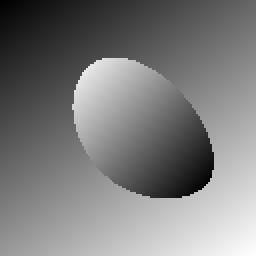
%> input picture data/image/simulation/Degrade.png, 128 x 128 px (shown 2 times larger)
$ octave NoiseGen.m   (GNU Octave 9; MATLAB toolbox functions it lacks are replaced by stand-ins)
%> lines starting %> are read from the running program, lines starting %| are printed output that depends on the picture
clc
clear
close all

fname = 'Degrade.png';

i = imread(strcat('..\simulation\',fname));
%> i is the input picture: size 128x128 uint8; min 0, max 255, mean 124

for noise_std = 0.01:0.05:0.31
    noisy_i = imnoise(i,'gaussian',0,noise_std);
    imwrite(noisy_i,strcat(fname,'_gaussian_',num2str(noise_std),'.tif'));
end
%> this loop made 7 passes
%> pass 1, `noisy_i = imnoise(i,'gaussian',0,noise_std);`:
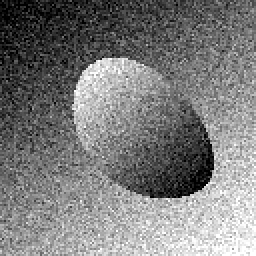
%> noisy_i: size 128x128 uint8 (shown 2 times larger); min 0, max 255, mean 123.9
%> pass 2, `noisy_i = imnoise(i,'gaussian',0,noise_std);`:
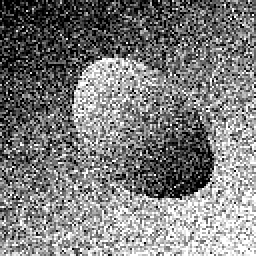
%> noisy_i: size 128x128 uint8 (shown 2 times larger); min 0, max 255, mean 124.6
%> pass 3, `noisy_i = imnoise(i,'gaussian',0,noise_std);`:
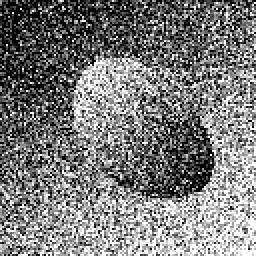
%> noisy_i: size 128x128 uint8 (shown 2 times larger); min 0, max 255, mean 123.2
subplot(1,2,1); imshow(i);
subplot(1,2,2); imshow(noisy_i);
%> after `imshow(noisy_i)`:
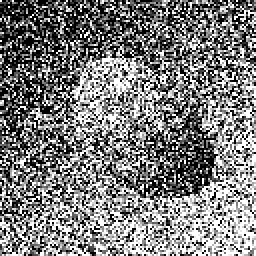
%> displayed picture: size 128x128, on the screen's scale of 0 to 255 (shown 2 times larger); min 0, max 255, mean 125.7

for noise_density = 0.01:0.05:0.31
    noisy_i = imnoise(i,'salt & pepper',noise_density);
    imwrite(noisy_i,strcat(fname,'salt & pepper',num2str(noise_density),'.tif'));
end
%> this loop made 7 passes
%> pass 2, `noisy_i = imnoise(i,'salt & pepper',noise_density);`:
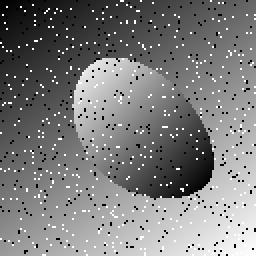
%> noisy_i: size 128x128 uint8 (shown 2 times larger); min 0, max 255, mean 124.2
%> pass 3, `noisy_i = imnoise(i,'salt & pepper',noise_density);`:
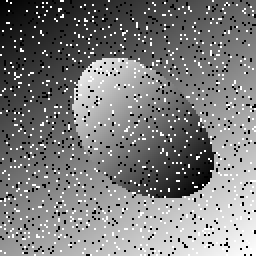
%> noisy_i: size 128x128 uint8 (shown 2 times larger); min 0, max 255, mean 124.4

% subplot(1,2,1); imshow(i);
% subplot(1,2,2); imshow(noisy_i);
